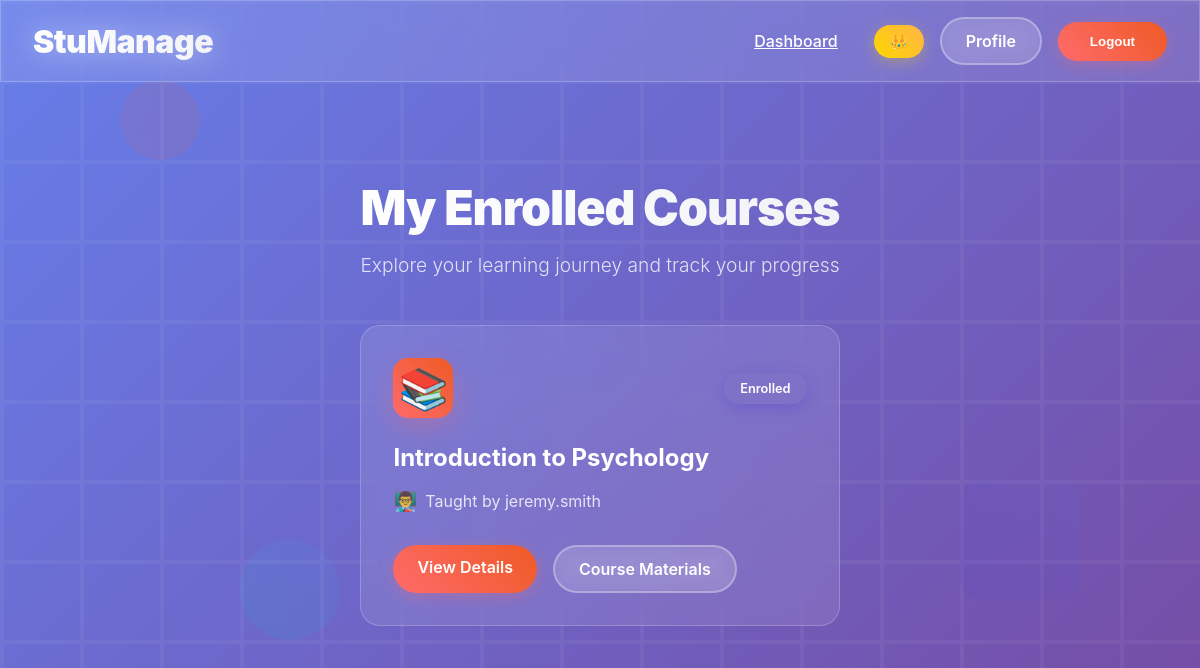
The page /my-courses/ (signed in) on the database its author committed.
### enrollments/models.py (models this page shows, shortened)
class Enrollment(models.Model):
    student = models.ForeignKey(Profile, on_delete=models.CASCADE, limit_choices_to={'role': 'student'})
    course = models.ForeignKey(Course, on_delete=models.CASCADE)
    enrolled_on = models.DateTimeField(auto_now_add=True)
    class Meta:
        unique_together = ('student', 'course')  # Prevent duplicate enrollments

### courses/models.py (models this page shows, shortened)
class Course(models.Model):
    title = models.CharField(max_length=100)
    description = models.TextField()
    teacher = models.ForeignKey(Profile, on_delete=models.CASCADE, limit_choices_to={'role': 'teacher'})
    created_at = models.DateTimeField(auto_now_add=True)

### accounts/models.py (models this page shows, shortened)
class Profile(models.Model):
    USER_ROLES = (
        ('student', 'Student'),
        ('teacher', 'Teacher'),
        ('admin', 'Admin'),
    )
    user = models.OneToOneField(User, on_delete=models.CASCADE)
    role = models.CharField(max_length=10, choices=USER_ROLES)
    bio = models.TextField(blank=True)
    student_id = models.CharField(max_length=20, blank=True, null=True)
    enrollment_year = models.IntegerField(blank=True, null=True)
    department = models.CharField(max_length=100, blank=True, null=True)
    office_location = models.CharField(max_length=100, blank=True, null=True)

### enrollments/views.py (the view)
# urls.py: path('my-courses/', enrollment_views.my_courses, name='my_courses'),
@login_required
def my_courses(request):
    profile = request.user.profile
    enrollments = Enrollment.objects.filter(student=profile)
    return render(request, 'enrollments/my_courses.html', {'enrollments': enrollments})

### templates/enrollments/my_courses.html (shortened to what this page needs)
{% extends 'base.html' %}
{% block content %}
<div class="page-container">
    <div class="page-header">
        <h1 class="page-title">My Enrolled Courses</h1>
        <p class="page-subtitle">Explore your learning journey and track your progress</p>
    </div>
    <div class="courses-container">
        {% if enrollments %}
            <div class="courses-grid">
                {% for enrollment in enrollments %}
                <div class="course-card">
                    <div class="course-header">
                        <div class="course-icon">📚</div>
                        <div class="course-badge">Enrolled</div>
                    </div>
                    <h3 class="course-title">{{ enrollment.course.title }}</h3>
                    <p class="course-teacher">
                        <span class="teacher-icon">👨‍🏫</span>
                        Taught by {{ enrollment.course.teacher.user.username }}
                    </p>
                    <div class="course-actions">
                        <a href="{% url 'enrollment_detail' enrollment.id %}" class="btn-primary">View Details</a>
                        <a href="#" class="btn-secondary">Course Materials</a>
                    </div>
                </div>
                {% endfor %}
            </div>
        {% endif %}
    </div>
</div>
{% endblock %}

### templates/base.html (style rules this page uses)
* { margin: 0; padding: 0; box-sizing: border-box; }
body { font-family: 'Inter', -apple-system, BlinkMacSystemFont, 'Segoe UI', sans-serif; background: linear-gradient(135deg, #667eea 0%, #764ba2 100%); min-height: 100vh; overflow-x: hidden; position: relative; }
body::before { content: ''; position: fixed; top: 0; left: 0; width: 100%; height: 100%; pointer-events: none; z-index: -1; }
.btn-secondary { background: rgba(255, 255, 255, 0.1); border: 2px solid rgba(255, 255, 255, 0.3); color: white; padding: 0.75rem 2rem; border-radius: 50px; font-weight: 600; transition: all 0.3s ease; backdrop-filter: blur(10px); }

### templates/enrollments/my_courses.html (style rules this page uses)
.page-container { max-width: 1200px; margin: 0 auto; padding: 2rem; }
.page-header { text-align: center; margin-bottom: 3rem; }
.page-title { font-size: 3rem; font-weight: 900; background: linear-gradient(45deg, #fff, #f1f2f6); -webkit-background-clip: text; -webkit-text-fill-color: transparent; background-clip: text; margin-bottom: 1rem; letter-spacing: -1px; }
.page-subtitle { font-size: 1.2rem; color: rgba(255, 255, 255, 0.8); font-weight: 300; }
.courses-container { width: 100%; }
.courses-grid { display: grid; grid-template-columns: repeat(auto-fit, minmax(350px, 1fr)); gap: 2rem; }
.course-card { background: rgba(255, 255, 255, 0.1); backdrop-filter: blur(20px); border: 1px solid rgba(255, 255, 255, 0.2); border-radius: 20px; padding: 2rem; transition: all 0.3s ease; position: relative; overflow: hidden; }
.course-card::before { content: ''; position: absolute; top: 0; left: 0; right: 0; bottom: 0; background: linear-gradient(135deg, rgba(255,255,255,0.1), transparent); opacity: 0; transition: opacity 0.3s ease; }
.course-header { display: flex; justify-content: space-between; align-items: center; margin-bottom: 1.5rem; }
.course-icon { font-size: 2.5rem; background: linear-gradient(45deg, #ff6b6b, #ee5a24); width: 60px; height: 60px; border-radius: 15px; display: flex; align-items: center; justify-content: center; box-shadow: 0 8px 25px rgba(255, 107, 107, 0.3); }
.course-badge { background: linear-gradient(45px, #4834d4, #686de0); color: white; padding: 0.5rem 1rem; border-radius: 20px; font-size: 0.8rem; font-weight: 600; box-shadow: 0 4px 15px rgba(72, 52, 212, 0.3); }
.course-title { font-size: 1.5rem; font-weight: 700; color: white; margin-bottom: 1rem; line-height: 1.3; }
.course-teacher { color: rgba(255, 255, 255, 0.8); font-size: 1rem; margin-bottom: 2rem; display: flex; align-items: center; gap: 0.5rem; }
.teacher-icon { font-size: 1.2rem; }
.course-actions { display: flex; gap: 1rem; flex-wrap: wrap; }
.btn-primary { background: linear-gradient(45deg, #ff6b6b, #ee5a24); color: white; padding: 0.75rem 1.5rem; border-radius: 50px; text-decoration: none; font-weight: 600; transition: all 0.3s ease; box-shadow: 0 4px 15px rgba(255, 107, 107, 0.3); border: none; cursor: pointer; }
.btn-secondary { background: rgba(255, 255, 255, 0.1); border: 2px solid rgba(255, 255, 255, 0.3); color: white; padding: 0.75rem 1.5rem; border-radius: 50px; text-decoration: none; font-weight: 600; transition: all 0.3s ease; backdrop-filter: blur(10px); }

### rows shown on the page
Enrollment: course "Introduction to Psychology", course.teacher.user.username "jeremy.smith"
